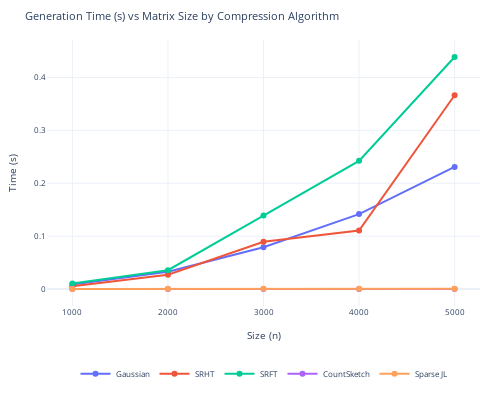

The cell this chart's notebook holds for it:
### Markdown cell above
***Figure 1: Generation Cost***

### Code cell
fig = go.Figure()

_df = summary_df[summary_df['Density'] == 'dense']
for method in _df['Method'].unique():
    
    fig.add_trace(
        go.Scatter(
            x = _df[_df['Method']==method]['Size'],
            y = _df[_df['Method']==method]['Generation Time'],
            name = method
        ),
    )

fig.update_layout(
    title = 'Generation Time (s) vs Matrix Size by Compression Algorithm',
    xaxis_title = 'Size (n)',
    yaxis_title = 'Time (s)',
    template = 'plotly_white',
        legend=dict(
        orientation="h",  # horizontal
        y=-0.2,           # move legend below the plot
        x=0.5,
        xanchor="center",
        yanchor="top"
    ),
    font=dict(
        size=8  # or whatever smaller size you want
    ),
    margin=dict(
        l=20,  # left margin
        r=20,  # right margin
        t=40,  # top margin
        b=40   # bottom margin
    ),
    width = 500,
    height = 400
)
fig.show()

### Figure 1 — Plotly figure (JSON) as saved in the notebook; plotly's stock layout.template omitted (floating-point values rounded to 4 significant figures)
{"data": [{"name": "Gaussian", "type": "scatter", "x": [1000, 2000, 3000, 4000, 5000], "y": [0.008471, 0.03271, 0.07893, 0.1417, 0.2307]}, {"name": "SRHT", "type": "scatter", "x": [1000, 2000, 3000, 4000, 5000], "y": [0.005078, 0.02711, 0.08949, 0.1107, 0.3664]}, {"name": "SRFT", "type": "scatter", "x": [1000, 2000, 3000, 4000, 5000], "y": [0.01033, 0.03552, 0.139, 0.2423, 0.4385]}, {"name": "CountSketch", "type": "scatter", "x": [1000, 2000, 3000, 4000, 5000], "y": [0.0002982, 0.0001578, 0.0001845, 0.0001984, 0.0002255]}, {"name": "Sparse JL", "type": "scatter", "x": [1000, 2000, 3000, 4000, 5000], "y": [0.0002986, 0.0003443, 0.0004059, 0.0005066, 0.0006748]}], "layout": {"font": {"size": 8}, "height": 400, "legend": {"orientation": "h", "x": 0.5, "xanchor": "center", "y": -0.2, "yanchor": "top"}, "margin": {"b": 40, "l": 20, "r": 20, "t": 40}, "title": {"text": "Generation Time (s) vs Matrix Size by Compression Algorithm"}, "width": 500, "xaxis": {"title": {"text": "Size (n)"}}, "yaxis": {"title": {"text": "Time (s)"}}}}
